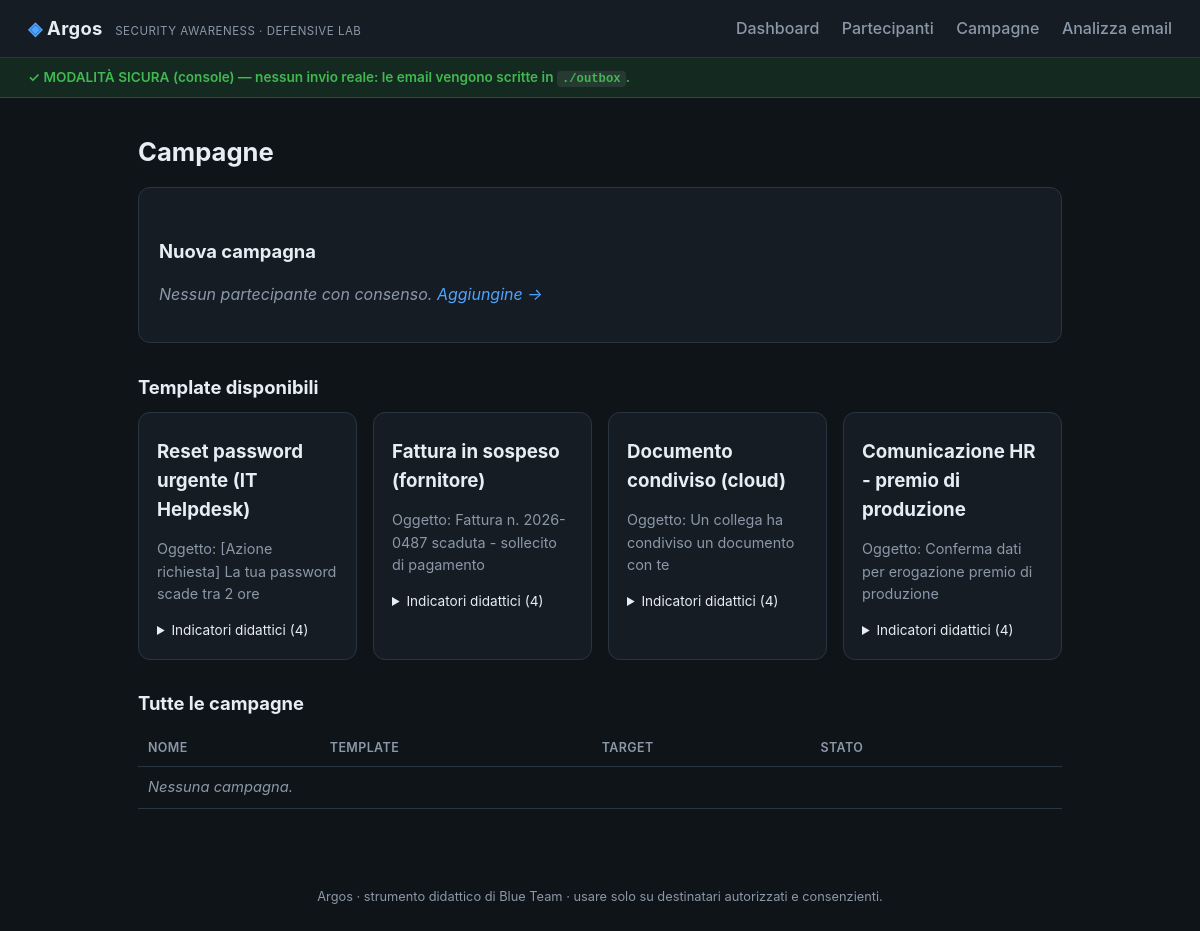
The page /campaigns on the database as committed earlier.
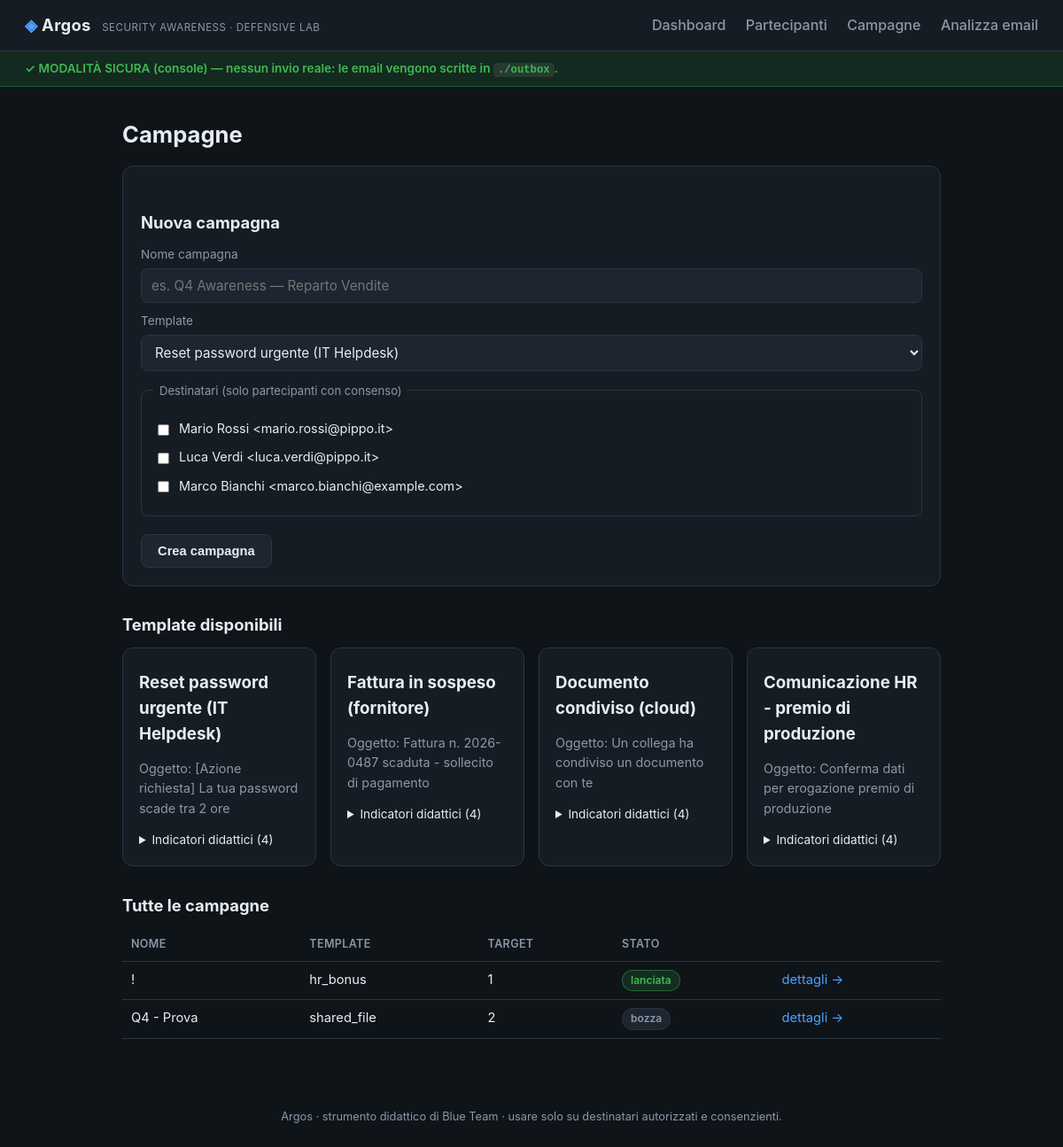
The same page on the database as committed later.
### models.py (models this page shows, shortened)
class Participant(db.Model):
    __tablename__ = "participants"
    id = db.Column(db.Integer, primary_key=True)
    name = db.Column(db.String(120), nullable=False)
    email = db.Column(db.String(255), nullable=False, unique=True, index=True)
    department = db.Column(db.String(120), default="")
    consent_given = db.Column(db.Boolean, default=False, nullable=False)
    consent_at = db.Column(db.DateTime)
    created_at = db.Column(db.DateTime, default=_utcnow)
    targets = db.relationship("Target", backref="participant", lazy=True)

class Campaign(db.Model):
    __tablename__ = "campaigns"
    id = db.Column(db.Integer, primary_key=True)
    name = db.Column(db.String(160), nullable=False)
    template_key = db.Column(db.String(80), nullable=False)
    created_at = db.Column(db.DateTime, default=_utcnow)
    launched_at = db.Column(db.DateTime)
    targets = db.relationship("Target", backref="campaign", lazy=True)
    @property
    def is_launched(self):
        return self.launched_at is not None
    def stats(self):
        total = len(self.targets) # type: ignore
        sent = sum(1 for t in self.targets if t.sent_at) # type: ignore
        opened = sum(1 for t in self.targets if t.opened_at) # type: ignore
        clicked = sum(1 for t in self.targets if t.clicked_at) # type: ignore
        reported = sum(1 for t in self.targets if t.reported_at) # type: ignore
        pct = lambda n: round(100 * n / total, 1) if total else 0.0
        return {
            "total": total, "sent": sent,
            "opened": opened, "opened_pct": pct(opened),
            "clicked": clicked, "clicked_pct": pct(clicked),
            "reported": reported, "reported_pct": pct(reported),
        }

### app.py (the view, shortened to what this page needs)
    @app.route("/campaigns", methods=["GET", "POST"])
    def campaigns():
        all_campaigns = Campaign.query.order_by(Campaign.created_at.desc()).all()
        consented = Participant.query.filter_by(consent_given=True).all()
        return render_template("campaigns.html", campaigns=all_campaigns,
                               templates=list_templates(), consented=consented)

### config.py (called while the page is built)
    @classmethod
    def sending_is_live(cls) -> bool:
        return cls.EMAIL_BACKEND == "smtp" and cls.AUTHORIZED_USE_ACK

### simulator/templates_catalog.py (called while the page is built)
def list_templates():
    return [{"key": k, **v} for k, v in TEMPLATES.items()]

### templates/campaigns.html (shortened to what this page needs)
{% extends "base.html" %}
{% block content %}
<h1>Campagne</h1>
<div class="panel">
  <h2>Nuova campagna</h2>
  {% if consented %}
  <form method="post">
    <label class="block">Nome campagna
      <input name="name" required placeholder="es. Q4 Awareness — Reparto Vendite">
    </label>
    <label class="block">Template
      <select name="template_key" required>
        {% for t in templates %}
        <option value="{{ t.key }}">{{ t.name }}</option>
        {% endfor %}
      </select>
    </label>
    <fieldset>
      <legend>Destinatari (solo partecipanti con consenso)</legend>
      {% for p in consented %}
      <label class="check">
        <input type="checkbox" name="participants" value="{{ p.id }}">
        {{ p.name }} &lt;{{ p.email }}&gt;
      </label>
      {% endfor %}
    </fieldset>
    <button type="submit">Crea campagna</button>
  </form>
  {% else %}
  <p class="empty">Nessun partecipante con consenso.
    <a href="{{ url_for('participants') }}">Aggiungine →</a></p>
  {% endif %}
</div>
<h2>Template disponibili</h2>
<div class="cards">
  {% for t in templates %}
  <div class="card">
    <h3>{{ t.name }}</h3>
    <p class="subj">Oggetto: {{ t.subject }}</p>
    <details>
      <summary>Indicatori didattici ({{ t.indicators|length }})</summary>
    </details>
  </div>
  {% endfor %}
</div>
<h2>Tutte le campagne</h2>
<table>
  <tr><th>Nome</th><th>Template</th><th>Target</th><th>Stato</th><th></th></tr>
  {% for c in campaigns %}
  {% set s = c.stats() %}
  <tr>
    <td>{{ c.name }}</td><td>{{ c.template_key }}</td><td>{{ s.total }}</td>
    <td>{% if c.is_launched %}<span class="pill ok">lanciata</span>{% else %}<span class="pill">bozza</span>{% endif %}</td>
    <td><a href="{{ url_for('campaign_detail', cid=c.id) }}">dettagli →</a></td>
  </tr>
  {% else %}
  <tr><td colspan="5" class="empty">Nessuna campagna.</td></tr>
  {% endfor %}
</table>
{% endblock %}

### templates/base.html (shortened to what this page needs)
<!doctype html>
<html lang="it">
<head>
  <link rel="stylesheet" href="{{ url_for('static', filename='style.css') }}">
</head>
<body>
  <header class="topbar">
    <div class="brand">
      <span class="logo">◈</span> Argos
      <span class="tag">security awareness · defensive lab</span>
    </div>
    <nav>
      <a href="{{ url_for('dashboard') }}">Dashboard</a>
      <a href="{{ url_for('participants') }}">Partecipanti</a>
      <a href="{{ url_for('campaigns') }}">Campagne</a>
      <a href="{{ url_for('analyzer') }}">Analizza email</a>
    </nav>
  </header>
  {% if sending_is_live %}
    <div class="statusbar live">
      ⚠ INVIO SMTP ATTIVO — le email vengono spedite davvero. Domini autorizzati:
      {{ allowed_domains | join(', ') }}
    </div>
  {% else %}
    <div class="statusbar safe">
      ✓ MODALITÀ SICURA ({{ email_backend }}) — nessun invio reale: le email
      vengono scritte in <code>./outbox</code>.
    </div>
  {% endif %}
  <main>
    {% block content %}{% endblock %}
  </main>
  <footer>
    Argos · strumento didattico di Blue Team · usare solo su destinatari
    autorizzati e consenzienti.
  </footer>
</body>
</html>

### static/style.css (style rules this page uses)
:root { --bg:#0f1419; --panel:#161c24; --panel2:#1d2530; --line:#2a3542; --fg:#e6edf3; --muted:#8b98a8; --accent:#4da3ff; --accent2:#2b7fd4; --ok:#3fb950; --warn:#f0a23b; --bad:#f85149; --good:#3fb950; }
* { box-sizing:border-box }
body { margin:0;font-family:-apple-system,BlinkMacSystemFont,"Segoe UI",Roboto,Helvetica,Arial,sans-serif; background:var(--bg);color:var(--fg);line-height:1.55 }
a { color:var(--accent);text-decoration:none }
code,.mono { font-family:ui-monospace,SFMono-Regular,Menlo,monospace;font-size:.9em }
.topbar { display:flex;justify-content:space-between;align-items:center; padding:14px 28px;background:var(--panel);border-bottom:1px solid var(--line);flex-wrap:wrap;gap:10px }
.brand { font-weight:700;font-size:1.15rem;letter-spacing:.3px }
.brand .logo { color:var(--accent) }
.brand .tag { font-weight:400;font-size:.72rem;color:var(--muted);margin-left:8px;letter-spacing:.5px;text-transform:uppercase }
nav a { margin-left:18px;color:var(--muted);font-weight:500 }
.statusbar { padding:9px 28px;font-size:.85rem;font-weight:600 }
.statusbar.safe { background:rgba(63,185,80,.12);color:var(--ok);border-bottom:1px solid rgba(63,185,80,.3) }
.statusbar code { background:rgba(255,255,255,.08);padding:1px 5px;border-radius:4px }
main { max-width:980px;margin:0 auto;padding:28px }
footer { max-width:980px;margin:40px auto 24px;padding:0 28px;color:var(--muted);font-size:.8rem;text-align:center }
h1 { font-size:1.6rem;margin:.2em 0 .6em }
h2 { font-size:1.15rem;margin:1.6em 0 .6em }
h3 { margin:.3em 0 }
.subj { color:var(--muted);font-size:.9rem }
.cards { display:flex;gap:16px;flex-wrap:wrap }
.card { background:var(--panel);border:1px solid var(--line);border-radius:12px;padding:18px;flex:1;min-width:180px }
.card details { margin-top:8px;font-size:.85rem }
.panel { background:var(--panel);border:1px solid var(--line);border-radius:12px;padding:20px;margin:14px 0 }
table { width:100%;border-collapse:collapse;margin:10px 0;font-size:.92rem }
th,td { text-align:left;padding:9px 10px;border-bottom:1px solid var(--line);vertical-align:top }
th { color:var(--muted);font-weight:600;font-size:.78rem;text-transform:uppercase;letter-spacing:.4px }
.pill { display:inline-block;padding:2px 9px;border-radius:20px;font-size:.75rem;font-weight:600; background:var(--panel2);color:var(--muted);border:1px solid var(--line) }
.pill.ok { background:rgba(63,185,80,.15);color:var(--ok);border-color:rgba(63,185,80,.4) }
form label { display:block;margin:10px 0 }
label.block { font-size:.85rem;color:var(--muted) }
label.check { display:flex;align-items:center;gap:8px;font-size:.9rem;color:var(--fg) }
label.check input { width:auto }
input,select,textarea { width:100%;margin-top:5px;padding:9px 11px;background:var(--panel2); border:1px solid var(--line);border-radius:8px;color:var(--fg);font-size:.95rem;font-family:inherit }
fieldset { border:1px solid var(--line);border-radius:8px;margin:12px 0;padding:12px 14px }
legend { color:var(--muted);font-size:.82rem;padding:0 6px }
button { cursor:pointer;background:var(--panel2);color:var(--fg);border:1px solid var(--line); padding:10px 18px;border-radius:8px;font-size:.92rem;font-weight:600;margin-top:8px }

Rows that differ between the two databases and show on the page:
added Participant: name "Mario Rossi", email "mario.rossi@pippo.it"
added Participant: name "Luca Verdi", email "luca.verdi@pippo.it"
added Participant: name "Marco Bianchi", email "marco.bianchi@example.com"
added Campaign: name "!", template_key "hr_bonus", total "1", shows "lanciata"
added Campaign: name "Q4 - Prova", template_key "shared_file", total "2", shows "bozza"
Other text that changed with them:
form field template_key: (not shown) → "Reset password urgente (IT Helpdesk)"
text no longer shown: "Nessun partecipante con consenso. Aggiungine → Nessuna campagna."
text now shown: "Nome campagna Template Destinatari (solo partecipanti con consenso) Crea campagna"
